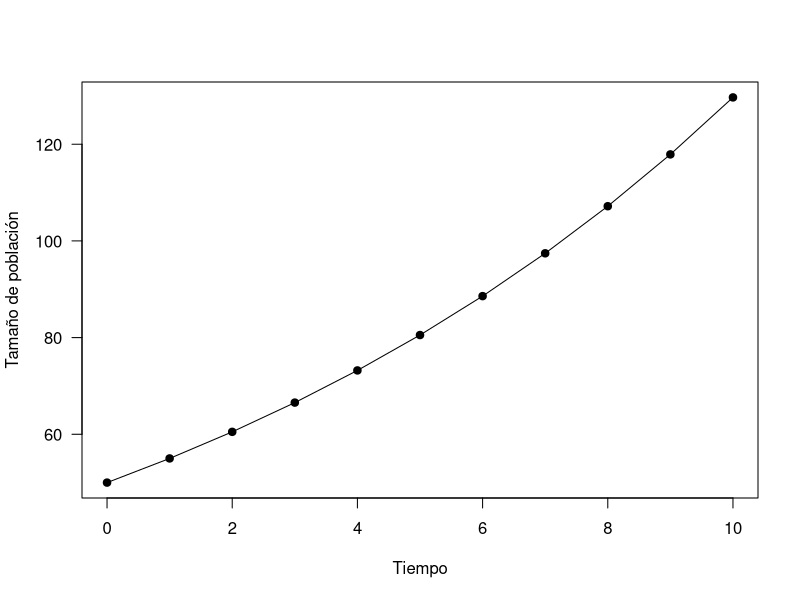
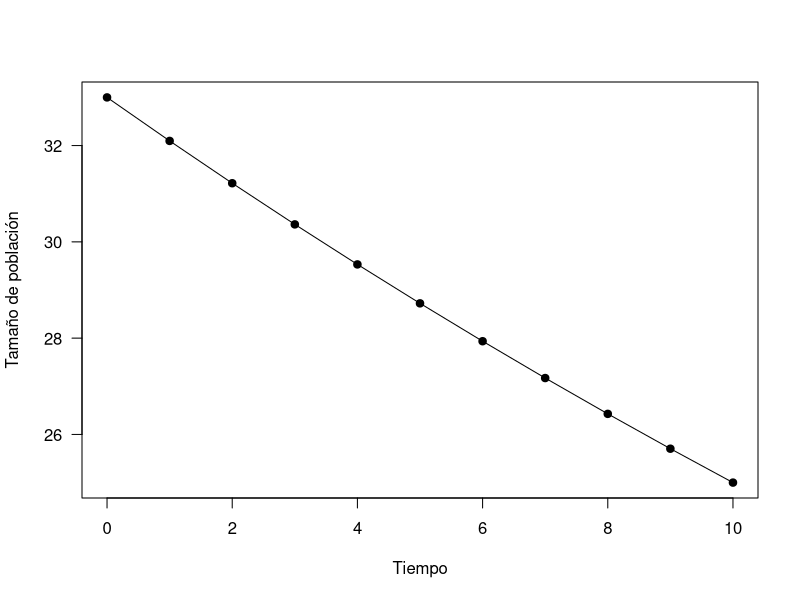
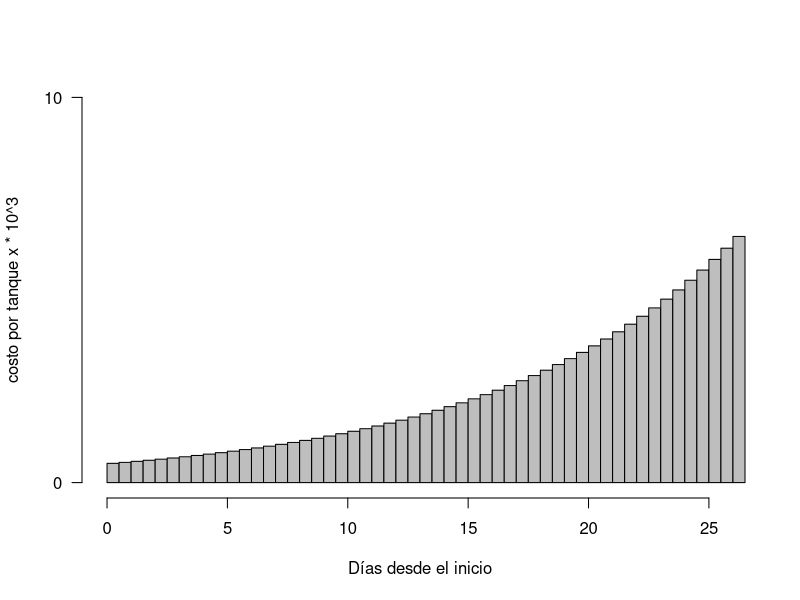
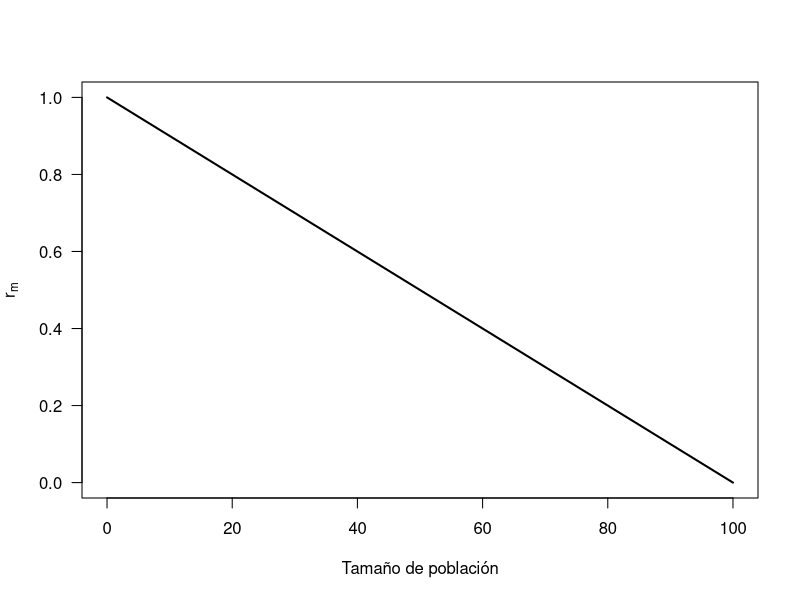
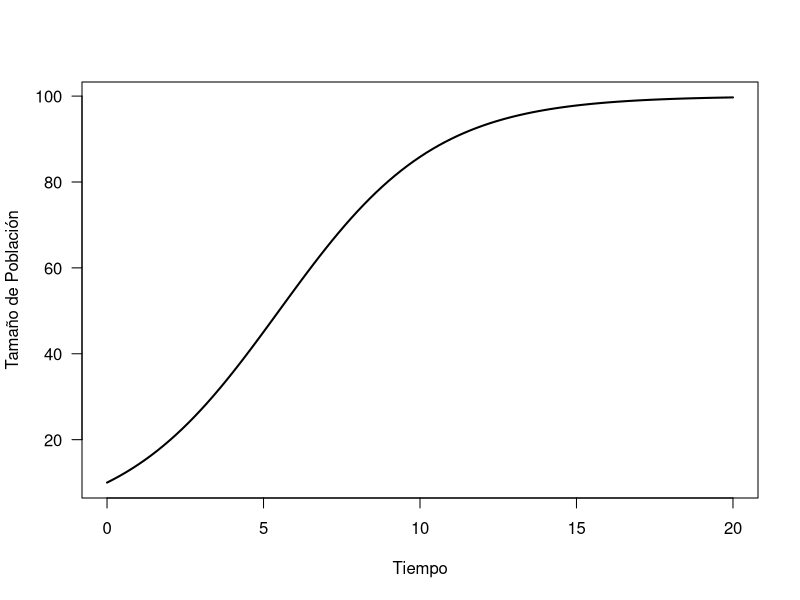

These charts were generated, in order, by the following R code:
## ---- chunk 1
plotGeomGrowth <- function(N0, lambda, t){
    vectorTiempo <- 0:t
    vectorPoblacion <- N0*lambda^vectorTiempo
    plot(vectorTiempo, vectorPoblacion,
         type = "p", xlab = "Tiempo", ylab = "Tamaño de población",
         las = 1, pch = 21, bg = 1)
    lines(vectorTiempo, vectorPoblacion)
}

plotGeomGrowth(50, 1.1, 10)
## ---- chunk 2

plotGeomGrowth(N0 = 33, lambda = (25/33)^(1/10), t = 10)

## ---- chunk 3

 r <- 0.098; a <- 0.5; N0 <- 1000 #valores conocidos
  Dt <- 0.5; n <- 26/Dt
 Nt <- function(i){
   val <- a*N0*exp(r*i)
 }

 plot(c(0,26),c(0,10000), type = "n",
      axes = FALSE, xlab="Días desde el inicio",
      ylab = paste0("costo por tanque ",expression(x*10^3))
 )
 axis(side = 1)
 axis(side = 2, at = c(0,10000),
      labels = c(0,10), las=2)
 for( i in 0:n){
   rect(xleft = i*Dt,ybottom = 0,xright = i*Dt+Dt,ytop = Nt(i*Dt), col = "gray")
 }
## ---- chunk 4

costo <- function(p){
  b <- p[1]# p, puede ser un vector con varios parámetros
           # en este caso, solo tenems que resolver uno
 
   r <- 0.098; a <- 0.5; N0 <- 1000 #valores conocidos
   
  val <- a*N0*((exp(b*r)/r)-(1/r))#Costo acumulado
  val <- val*40 #en cuarenta tanques
  minValue <- abs(2e6 - val) # función para minimizar
  return(minValue)
}

#minimizar función respecto a t, con tolerancia relativa de 1 %
out <- optim(
        par = 0,#valor inicial para empezar algoritmo
        fn = costo, #nombre de la función a minimizar
        control = list(reltol=0.01), #tolerancia
        method = "Brent", #este es el metodo apropiado para 
                        # una sola variable
        lower = 0, 
        upper = 1e3)



# función para imprimir los resultados
printT02E01 <- function(){
paste0("Los organismos que se pueden producir por tanque son: ",
    signif(1000*exp(0.098*out$par), digits = 4),
    ". Y el tiempo de generación por tanque es de ",
    signif(out$par, digits = 4), " días"
    )
}

## ---- chunk 5
rm <- 1
K <- 100
N <- 0:100

val <- rm * (1 - (N / K))

plot(N,
  val,
  type = "l", las = 1, lwd = 2,
  xlab = "Tamaño de población",
  ylab = expression(r[m])
  )
## ---- chunk 6
r <- 0.4
K <- 100
N0 <- 10
curve(
  K/(1+((K/N0-1)*exp(-r*x))),
  from = 0,to = 20,
  las = 1, lwd = 2, 
  xlab = "Tiempo", ylab = "Tamaño de Población")
